Frame 1 (no input): blank canvas, image omitted
Frame 60 (the mouse pressed at the canvas centre just before this capture): blank canvas, image omitted
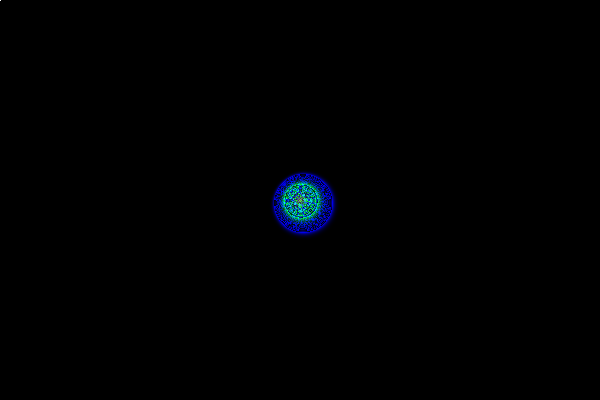
Frame 120 (the mouse held since frame 60 and released just before this capture)

The Processing sketch whose frames 1 and 60 were blank and that drew this single picture after the mouse press (run headless with seeded random() and noise(); from frame 60 on, the mouse is pressed at the canvas centre):

// Processing sketch: not_fire
// ── not_fire.pde
float scl = 0.02, 
      sclTime = 0.01;
PImage buf1, buf2, coolingMap;

void setup() {
  size(600, 400);
  buf1 = createImage(width, height, HSB);
  buf2 = createImage(width, height, HSB);
  coolingMap = createImage(width, height, HSB);
  init(buf1);
  init(buf2);
  init(coolingMap);
}

void draw() {
  buf1.loadPixels();
  buf1.pixels[mouseX + mouseY*width] = color(255);
  buf1.updatePixels();
  spread(buf1);
  remap();
  
  image(buf1,0,0);
}

void remap() {
  coolingMap.loadPixels();
  for (int i = 0; i < width; i++)
    for (int j = 0; j < height; j++)
      coolingMap.pixels[i + j*width] = color(255 * noise(i*scl, j*scl, frameCount*sclTime));
  coolingMap.updatePixels();
}
void mouseDragged() {
  spread(buf1);
}

void spread(PImage x) {
  x.loadPixels();
  for (int i = 1; i < x.width - 1; i++)
    for (int j = 1; j < x.height - 1; j++)
       x.pixels[i + j*x.width] = color((
         x.pixels[(i-1) + j*x.width] +
         x.pixels[(i+1) + j*x.width] +
         x.pixels[i + (j+1)*x.width] +
         x.pixels[i + (j-1)*x.width]) >> 2 );
}
void init(PImage x) {
  x.loadPixels();
  for(int i = 0; i < x.width*x.height; i++)
    x.pixels[i] = color(0);
  x.updatePixels();
}
